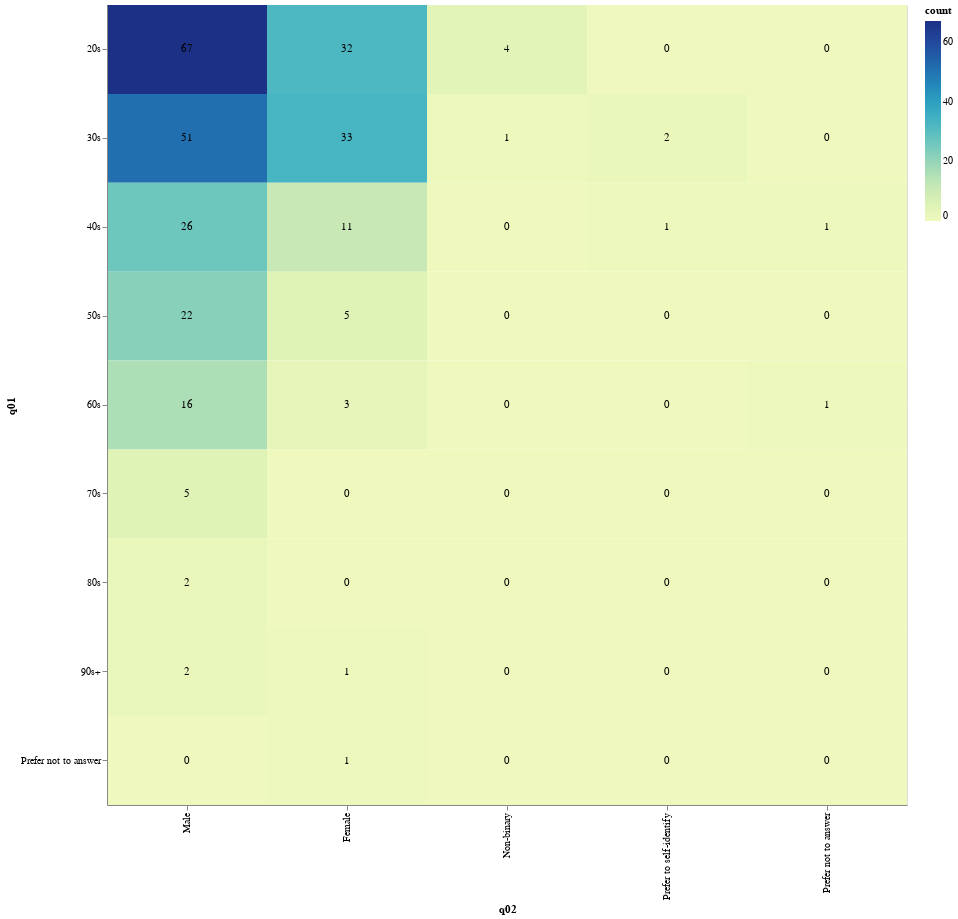

Notebook code for this chart:
### Code cell
chart

### Figure 1 — Vega-Lite specification as saved in the notebook (floating-point values rounded to 4 significant figures)
{"config": {"view": {"continuousWidth": 300, "continuousHeight": 300}}, "layer": [{"mark": {"type": "rect"}, "encoding": {"color": {"field": "count", "type": "quantitative"}, "x": {"field": "q02", "sort": ["Male", "Female", "Non-binary", "Prefer to self-identify", "Prefer not to answer"], "type": "ordinal"}, "y": {"field": "q01", "sort": ["10s", "20s", "30s", "40s", "50s", "60s", "70s", "80s", "90s+", "Prefer not to answer"], "type": "ordinal"}}}, {"mark": {"type": "text"}, "encoding": {"text": {"field": "count", "type": "quantitative"}, "x": {"field": "q02", "sort": ["Male", "Female", "Non-binary", "Prefer to self-identify", "Prefer not to answer"], "type": "ordinal"}, "y": {"field": "q01", "sort": ["10s", "20s", "30s", "40s", "50s", "60s", "70s", "80s", "90s+", "Prefer not to answer"], "type": "ordinal"}}}], "data": {"name": "data-e33316b7466e5af157d08b5b761e0edb"}, "height": 800, "width": 800, "$schema": "https://vega.github.io/schema/vega-lite/v5.8.0.json", "datasets": {"data-e33316b7466e5af157d08b5b761e0edb": [{"q01": "20s", "q02": "Male", "count": 67}, {"q01": "30s", "q02": "Male", "count": 51}, {"q01": "40s", "q02": "Male", "count": 26}, {"q01": "50s", "q02": "Male", "count": 22}, {"q01": "60s", "q02": "Male", "count": 16}, {"q01": "70s", "q02": "Male", "count": 5}, {"q01": "80s", "q02": "Male", "count": 2}, {"q01": "90s+", "q02": "Male", "count": 2}, {"q01": "Prefer not to answer", "q02": "Male", "count": 0}, {"q01": "20s", "q02": "Female", "count": 32}, {"q01": "30s", "q02": "Female", "count": 33}, {"q01": "40s", "q02": "Female", "count": 11}, {"q01": "50s", "q02": "Female", "count": 5}, {"q01": "60s", "q02": "Female", "count": 3}, {"q01": "70s", "q02": "Female", "count": 0}, {"q01": "80s", "q02": "Female", "count": 0}, {"q01": "90s+", "q02": "Female", "count": 1}, {"q01": "Prefer not to answer", "q02": "Female", "count": 1}, {"q01": "20s", "q02": "Non-binary", "count": 4}, {"q01": "30s", "q02": "Non-binary", "count": 1}, {"q01": "40s", "q02": "Non-binary", "count": 0}, {"q01": "50s", "q02": "Non-binary", "count": 0}, {"q01": "60s", "q02": "Non-binary", "count": 0}, {"q01": "70s", "q02": "Non-binary", "count": 0}, {"q01": "80s", "q02": "Non-binary", "count": 0}, {"q01": "90s+", "q02": "Non-binary", "count": 0}, {"q01": "Prefer not to answer", "q02": "Non-binary", "count": 0}, {"q01": "20s", "q02": "Prefer to self-identify", "count": 0}, {"q01": "30s", "q02": "Prefer to self-identify", "count": 2}, {"q01": "40s", "q02": "Prefer to self-identify", "count": 1}, {"q01": "50s", "q02": "Prefer to self-identify", "count": 0}, {"q01": "60s", "q02": "Prefer to self-identify", "count": 0}, {"q01": "70s", "q02": "Prefer to self-identify", "count": 0}, {"q01": "80s", "q02": "Prefer to self-identify", "count": 0}, {"q01": "90s+", "q02": "Prefer to self-identify", "count": 0}, {"q01": "Prefer not to answer", "q02": "Prefer to self-identify", "count": 0}, {"q01": "20s", "q02": "Prefer not to answer", "count": 0}, {"q01": "30s", "q02": "Prefer not to answer", "count": 0}, {"q01": "40s", "q02": "Prefer not to answer", "count": 1}, {"q01": "50s", "q02": "Prefer not to answer", "count": 0}, {"q01": "60s", "q02": "Prefer not to answer", "count": 1}, {"q01": "70s", "q02": "Prefer not to answer", "count": 0}, {"q01": "80s", "q02": "Prefer not to answer", "count": 0}, {"q01": "90s+", "q02": "Prefer not to answer", "count": 0}, {"q01": "Prefer not to answer", "q02": "Prefer not to answer", "count": 0}]}}
